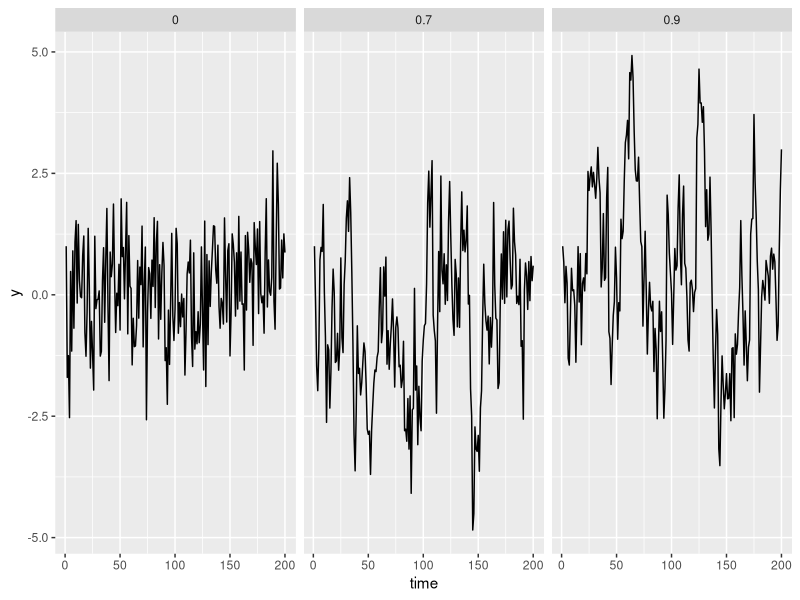

This chart was generated by the following R code:
# plot time series with variable levels of first-order autocorrelation

library(tidyverse)

# set ar levels

ar <- c(0, 0.7, 0.9)


output <- data.frame()


for(i in 1:3){
  
  y <- 1 # set first value of timeseries
  
  for(j in 2:200){
    
    y[j] <- y[(j-1)]*ar[i] + rnorm(n = 1, mean = 0, sd = 1)
    
    
    
  }

  output <- rbind(output,
                  data.frame(ar = as.factor(as.character(ar[i])),
                  time = 1:200,
                  y = y))  
  
}


ggplot(output, aes(time, y)) +
  geom_line() +
  facet_wrap(~ar)
